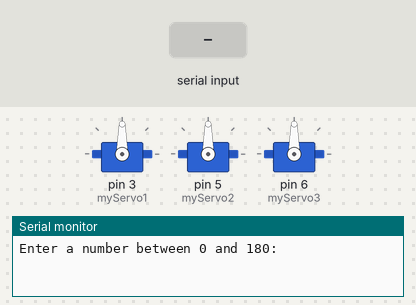
The sketch below on a simulated Arduino Uno, built with avr-gcc and run on an emulated ATmega328P. Parts: 3 × servo, the last lines printed to the serial monitor. Inputs (shaded band) come from the test bench.

Above: at 1.2 s.
1.3 s: "30,150\n" received over Serial
At 2.1 s:
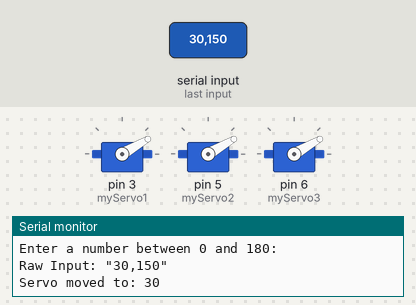
2.8 s: "5\n" received over Serial
At 3.1 s:
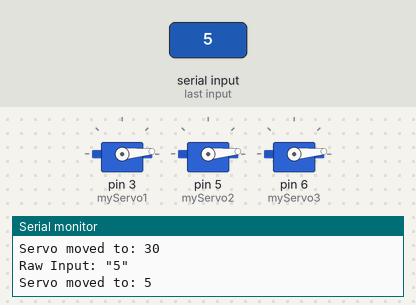
4.3 s: "90,45\n" received over Serial
At 5.6 s:
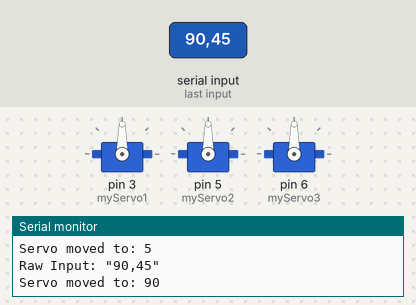
Timing chart, 0 to 7.3 s (numbered marks = the images above; inputs shaded):
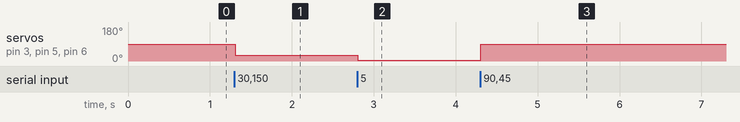

The sketch:

Servo_3_control.ino
```cpp
#include <Servo.h> // Include the Servo library

Servo myServo1;
Servo myServo2;
Servo myServo3; // Create a servo object to control the servo motor

void setup() {
  myServo1.attach(3);
  myServo2.attach(5);
  myServo3.attach(6);
     // Attach the servo to pin 9
  myServo1.write(90);
  myServo2.write(90);
  myServo3.write(90);

   // Start at the neutral position (90 degrees)
  Serial.begin(9600); // Initialize serial communication at 9600 baud
  Serial.println("Enter a number between 0 and 180:");
}

void loop() {
  if (Serial.available() > 0) {
    String rawInput = Serial.readStringUntil('\n'); // Read until a newline character
    Serial.print("Raw Input: \"");
    Serial.print(rawInput);
    Serial.println("\"");

    int angle = rawInput.toInt(); // Try converting the whole string to an integer

    if (angle >= 0 && angle <= 180) {
      myServo1.write(angle);
      myServo2.write(angle);
      myServo3.write(angle);
       // Move the servo to the specified angle
      Serial.print("Servo moved to: ");
      Serial.println(angle);
    } else {
      Serial.println("Invalid input. Enter a number between 0 and 180.");
    }
    delay(50); // Small delay after reading to avoid rapid re-reads
  }
}
```

Measured:
- after the input at 1.3 s, servo on pin 3 (myServo1), servo on pin 5 (myServo2), servo on pin 6 (myServo3): 90° → 30° at once
- after the input at 2.8 s, servo on pin 3 (myServo1), servo on pin 5 (myServo2), servo on pin 6 (myServo3): 30° → 5° at once
- after the input at 4.3 s, servo on pin 3 (myServo1), servo on pin 5 (myServo2), servo on pin 6 (myServo3): 5° → 90° at once
